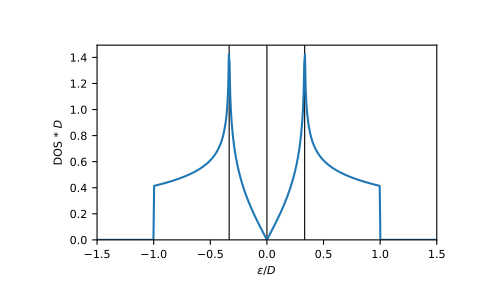

Python code for this plot:
# Calculated integrals

from mpmath import mp
mp.quad(gt.lattice.honeycomb.dos_mp, [-1, -1/3, 0, +1/3, +1])
# mpf('1.0')

eps = np.linspace(-1.5, 1.5, num=501)
dos_mp = [gt.lattice.honeycomb.dos_mp(ee, half_bandwidth=1) for ee in eps]

import matplotlib.pyplot as plt
for pos in (-1/3, 0, +1/3):
    _ = plt.axvline(pos, color='black', linewidth=0.8)
_ = plt.plot(eps, dos_mp)
_ = plt.xlabel(r"$\epsilon/D$")
_ = plt.ylabel(r"DOS * $D$")
_ = plt.ylim(bottom=0)
_ = plt.xlim(left=eps.min(), right=eps.max())
plt.show()
